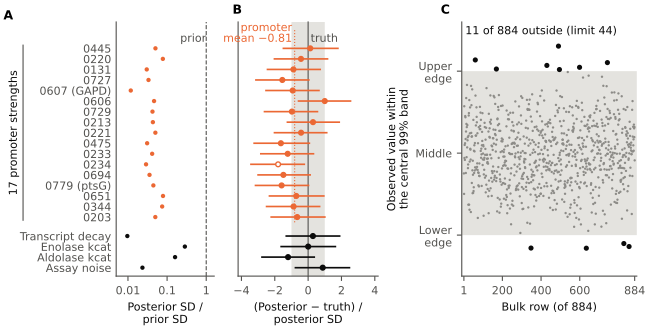

Reproduce this figure in Python.
#!/usr/bin/env python3
"""F4 (fig:reducedpost): the joint posterior over the reduced model's 21 parameters, full width.

Run from anywhere:
    python3 paper/figures/fig_reduced_posterior.py

Inputs, read and never written, both in paper/figures/data/ and copied unchanged from the KIM-92
archive /fred/oz022/tkimpson/infercell-kim92-archive-2026-11-17 (copy of the run's output
directory; result note dev/scripts/corea_pilot_kim92_result.md; driver dev/scripts/corea_pilot_kim92.jl
at de24b27):
- kim92_pilot_coordinates.tsv: pilot_coordinates.tsv, written by merge job 21052425 from 1,600 pooled
  draws (4 chains x 400; chains 20660933-36, extensions 20968974-77); SHA-256
  c7288568a73702805e8769528bfcfc05eb2528fb5d66a102f99fe160c826a8ed, as in the archive's SHA256SUMS.
- kim92_pilot_ppc.tsv: pilot_ppc.tsv, the PPC of PPC job 21052424 (200 draws x 10 replicates, central
  99% band), written by merge job 21052425; SHA-256
  8b1e3ff676b719fc93f0af49b2974480c7200d7a529aa2ddfc796c8942b8b140, as in the archive's SHA256SUMS.
"""
import os

import matplotlib

matplotlib.use("Agg")
import matplotlib.pyplot as plt
import numpy as np

from make_figures import BAND, INK, LABELS, MIXED, MUTED, WIDTH, rows, save  # also applies rcParams

HERE = os.path.dirname(os.path.abspath(__file__))
DATA = os.path.join(HERE, "data")

OTHER = ["log_krnadeg", "log_kcatF_R_ENO", "log_kcatF_R_FBA", "log_sigma_b"]
OTHER_LABELS = [LABELS["krnadeg"], LABELS["kcatF_R_ENO"], LABELS["kcatF_R_FBA"], LABELS["sigma_b"]]


def promoter_label(name):
    locus = name.removeprefix("log_S_JCVISYN3A_")
    named = {"0607": "GAPD", "0779": "ptsG"}
    return f"{locus} ({named[locus]})" if locus in named else locus


def main():
    c = {r["coordinate"]: r for r in rows(os.path.join(DATA, "kim92_pilot_coordinates.tsv"))}
    prom = [k for k in c if k.startswith("log_S_")]
    assert len(c) == 21 and len(prom) == 17 and set(c) == set(prom) | set(OTHER)
    order = prom + OTHER  # file order within the promoters
    f = lambda k, key: np.array([float(c[n][key]) for n in k])
    mean, sd, truth = f(order, "post_mean"), f(order, "post_sd"), f(order, "truth")
    lo, hi, psd, contr = f(order, "lo90"), f(order, "hi90"), f(order, "prior_sd"), f(order, "contraction")
    z, zlo, zhi = (mean - truth) / sd, (lo - truth) / sd, (hi - truth) / sd
    ratio = sd / psd
    assert np.allclose(contr, 1 - ratio ** 2, atol=1e-9)  # contraction = 1 - (post sd / prior sd)^2
    inside = (lo <= truth) & (truth <= hi)
    miss = [n for n, i in zip(order, inside) if not i]
    zp = z[:17]
    assert inside.sum() == 20 and miss == ["log_S_JCVISYN3A_0234"]
    assert round(contr.min(), 3) == 0.919 and order[int(np.argmin(contr))] == "log_kcatF_R_ENO"
    assert (zp < 0).sum() == 14 and round(zp.mean(), 2) == -0.81

    p = rows(os.path.join(DATA, "kim92_pilot_ppc.tsv"))
    row = np.array([int(r["row"]) for r in p])
    logz, blo, bhi = (np.array([float(r[k]) for r in p]) for k in ("logz", "lo", "hi"))
    out = (logz < blo) | (logz > bhi)
    assert (out == np.array([r["outside"] == "1" for r in p])).all()
    n, limit = len(p), int(np.floor(0.05 * len(p)))
    assert n == 884 and out.sum() == 11 and limit == 44
    u = (logz - blo) / (bhi - blo)  # position within the band: 0 = lower edge, 1 = upper edge

    print(f"contraction min {contr.min():.3f} ({order[int(np.argmin(contr))]}), "
          f"sorted lowest: {np.round(np.sort(contr)[:3], 3)}; promoters min {contr[:17].min():.3f}")
    print(f"truth inside 90%: {inside.sum()} of 21, miss {miss}; promoters below truth "
          f"{(zp < 0).sum()} of 17, mean z {zp.mean():.2f} (sd {zp.std(ddof=1):.2f})")
    print(f"PPC: {out.sum()} of {n} outside (limit {limit}); rows {list(row[out])}; "
          f"band position of outside rows {np.round(u[out], 3)}")

    # y positions: 17 promoters on top, a gap, then the four others.
    y = np.r_[np.arange(17)[::-1] + 4.8, np.arange(4)[::-1]].astype(float)
    ylabels = [promoter_label(k) for k in prom] + OTHER_LABELS
    pcol = np.where(np.arange(21) < 17, MIXED, INK)
    top = 23.3

    fig, (a, b, ax) = plt.subplots(1, 3, figsize=(WIDTH, 3.3), layout="constrained",
                                   gridspec_kw={"width_ratios": [0.7, 1.0, 1.25]})
    a.axvline(1, color=MUTED, lw=0.8, ls="--")
    a.scatter(ratio, y, s=10, color=pcol, lw=0, zorder=3)
    a.set_xscale("log")
    a.set_xlim(0.005, 1.6)
    a.set_xticks([0.01, 0.1, 1], ["0.01", "0.1", "1"])
    a.minorticks_off()
    a.set_xlabel("Posterior SD /\nprior SD")
    a.text(1, 21.2, "prior", ha="right", va="bottom", color=MUTED)
    a.set_yticks(y, ylabels)
    a.set_ylim(-0.8, top)
    a.tick_params(axis="y", length=0)
    # Bracket the 17 promoter strengths, left of their tick labels.
    xb = -0.95
    a.plot([xb, xb], [y[16] - 0.3, y[0] + 0.3], color=MUTED, lw=0.8, transform=a.get_yaxis_transform(),
           clip_on=False)
    a.text(xb - 0.04, (y[0] + y[16]) / 2, "17 promoter strengths", rotation=90, ha="right", va="center",
           color=INK, transform=a.get_yaxis_transform())
    a.text(xb - 0.2, 1.0, "A", transform=a.transAxes, ha="left", va="bottom", fontweight="bold", fontsize=9)

    b.axvspan(-1, 1, color=BAND, lw=0)  # within one posterior SD of the truth
    b.axvline(0, color=MUTED, lw=0.8)
    for yi, l, h, zi, col, ok in zip(y, zlo, zhi, z, pcol, inside):
        b.plot([l, h], [yi, yi], color=col, lw=1.2, solid_capstyle="butt")
        b.scatter(zi, yi, s=12, color=col if ok else "white", edgecolor=col, lw=1.0, zorder=3)
    b.plot([zp.mean()] * 2, [4.3, 22.6], color=MIXED, lw=0.8, ls=":")
    b.text(0.15, 21.2, "truth", ha="left", va="bottom", color=MUTED)
    b.text(zp.mean() - 0.15, 21.2, f"promoter\nmean {zp.mean():.2f}".replace("-", "−"),
           ha="right", va="bottom", color=MIXED, linespacing=1.0)
    b.set_ylim(-0.8, top)
    b.set_yticks(y, [])
    b.set_xlim(-4.2, 4.2)
    b.set_xticks([-4, -2, 0, 2, 4])
    b.set_xlabel("(Posterior − truth) /\nposterior SD")
    b.tick_params(axis="y", length=0)
    b.set_title("B", loc="left", x=-0.04, fontweight="bold", fontsize=9)

    ax.axhspan(0, 1, color=BAND, lw=0)
    ax.scatter(row[~out], u[~out], s=3, color="#8d8c88", lw=0, label="inside")
    ax.scatter(row[out], u[out], s=14, color=INK, lw=0, zorder=3,
               label="outside")
    ax.set_xlim(-10, n + 11)
    ax.set_xticks([1, 200, 400, 600, 884])
    ax.set_ylim(-0.25, 1.3)
    ax.set_yticks([0, 0.5, 1], ["Lower\nedge", "Middle", "Upper\nedge"])
    ax.set_xlabel(f"Bulk row (of {n})")
    ax.set_ylabel("Observed value within\nthe central 99% band")
    ax.text(0.02, 0.985, f"{out.sum()} of {n} outside (limit {limit})", transform=ax.transAxes,
            ha="left", va="top", color=INK)
    ax.set_title("C", loc="left", x=-0.12, y=1.0, fontweight="bold", fontsize=9)
    save(fig, "fig_reduced_posterior")


if __name__ == "__main__":
    main()
